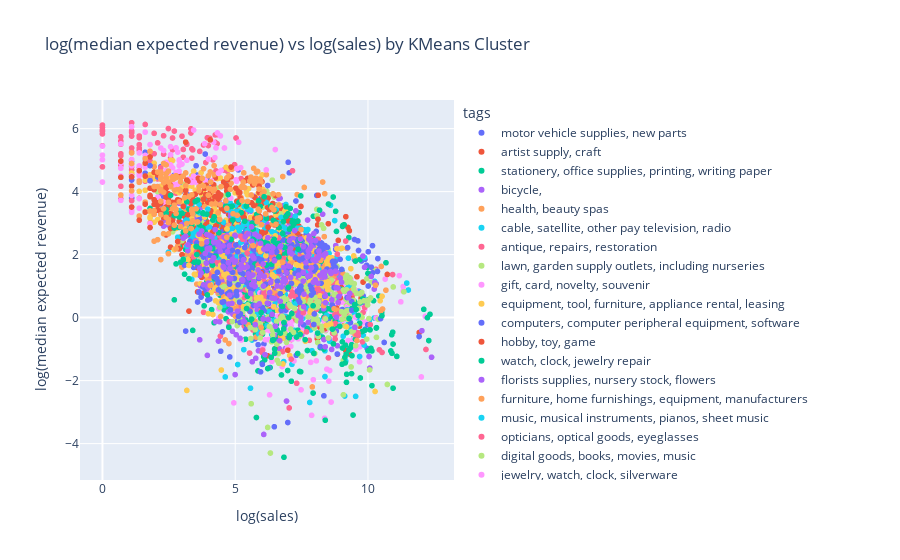

Notebook code for this chart:
### Code cell
fig = px.scatter(
    df, 
    x='record_count', 
    y='expected_revenue_median', 
    color='tags', 
    title='log(median expected revenue) vs log(sales) by KMeans Cluster', 
    labels={
        'record_count': 'log(sales)',
        'expected_revenue_median': 'log(median expected revenue)'
    },
    hover_data=['merchant_abn']
)

# Display plot
fig.show()

### Figure 1 — Plotly figure (JSON) as saved in the notebook; plotly's stock layout.template omitted (floating-point values rounded to 4 significant figures; data arrays with more than 128 entries replaced by an {"elided": "..."} marker saying what was removed)
{"data": [{"customdata": {"elided": "151x1 str values"}, "hovertemplate": "tags=motor vehicle supplies, new parts<br>log(sales)=%{x}<br>log(median expected revenue)=%{y}<br>merchant_abn=%{customdata[0]}<extra></extra>", "legendgroup": "motor vehicle supplies, new parts", "marker": {"color": "#636efa", "symbol": "circle"}, "mode": "markers", "name": "motor vehicle supplies, new parts", "showlegend": true, "type": "scattergl", "x": {"elided": "151 float values"}, "xaxis": "x", "y": {"elided": "151 float values"}, "yaxis": "y"}, {"customdata": {"elided": "193x1 str values"}, "hovertemplate": "tags=artist supply, craft<br>log(sales)=%{x}<br>log(median expected revenue)=%{y}<br>merchant_abn=%{customdata[0]}<extra></extra>", "legendgroup": "artist supply, craft", "marker": {"color": "#EF553B", "symbol": "circle"}, "mode": "markers", "name": "artist supply, craft", "showlegend": true, "type": "scattergl", "x": {"elided": "193 float values"}, "xaxis": "x", "y": {"elided": "193 float values"}, "yaxis": "y"}, {"customdata": {"elided": "161x1 str values"}, "hovertemplate": "tags=stationery, office supplies, printing, writing paper<br>log(sales)=%{x}<br>log(median expected revenue)=%{y}<br>merchant_abn=%{customdata[0]}<extra></extra>", "legendgroup": "stationery, office supplies, printing, writing paper", "marker": {"color": "#00cc96", "symbol": "circle"}, "mode": "markers", "name": "stationery, office supplies, printing, writing paper", "showlegend": true, "type": "scattergl", "x": {"elided": "161 float values"}, "xaxis": "x", "y": {"elided": "161 float values"}, "yaxis": "y"}, {"customdata": {"elided": "170x1 str values"}, "hovertemplate": "tags=bicycle,<br>log(sales)=%{x}<br>log(median expected revenue)=%{y}<br>merchant_abn=%{customdata[0]}<extra></extra>", "legendgroup": "bicycle,", "marker": {"color": "#ab63fa", "symbol": "circle"}, "mode": "markers", "name": "bicycle,", "showlegend": true, "type": "scattergl", "x": {"elided": "170 float values"}, "xaxis": "x", "y": {"elided": "170 float values"}, "yaxis": "y"}, {"customdata": {"elided": "164x1 str values"}, "hovertemplate": "tags=health, beauty spas<br>log(sales)=%{x}<br>log(median expected revenue)=%{y}<br>merchant_abn=%{customdata[0]}<extra></extra>", "legendgroup": "health, beauty spas", "marker": {"color": "#FFA15A", "symbol": "circle"}, "mode": "markers", "name": "health, beauty spas", "showlegend": true, "type": "scattergl", "x": {"elided": "164 float values"}, "xaxis": "x", "y": {"elided": "164 float values"}, "yaxis": "y"}, {"customdata": {"elided": "175x1 str values"}, "hovertemplate": "tags=cable, satellite, other pay television, radio<br>log(sales)=%{x}<br>log(median expected revenue)=%{y}<br>merchant_abn=%{customdata[0]}<extra></extra>", "legendgroup": "cable, satellite, other pay television, radio", "marker": {"color": "#19d3f3", "symbol": "circle"}, "mode": "markers", "name": "cable, satellite, other pay television, radio", "showlegend": true, "type": "scattergl", "x": {"elided": "175 float values"}, "xaxis": "x", "y": {"elided": "175 float values"}, "yaxis": "y"}, {"customdata": {"elided": "129x1 str values"}, "hovertemplate": "tags=antique, repairs, restoration<br>log(sales)=%{x}<br>log(median expected revenue)=%{y}<br>merchant_abn=%{customdata[0]}<extra></extra>", "legendgroup": "antique, repairs, restoration", "marker": {"color": "#FF6692", "symbol": "circle"}, "mode": "markers", "name": "antique, repairs, restoration", "showlegend": true, "type": "scattergl", "x": {"elided": "129 float values"}, "xaxis": "x", "y": {"elided": "129 float values"}, "yaxis": "y"}, {"customdata": {"elided": "153x1 str values"}, "hovertemplate": "tags=lawn, garden supply outlets, including nurseries<br>log(sales)=%{x}<br>log(median expected revenue)=%{y}<br>merchant_abn=%{customdata[0]}<extra></extra>", "legendgroup": "lawn, garden supply outlets, including nurseries", "marker": {"color": "#B6E880", "symbol": "circle"}, "mode": "markers", "name": "lawn, garden supply outlets, including nurseries", "showlegend": true, "type": "scattergl", "x": {"elided": "153 float values"}, "xaxis": "x", "y": {"elided": "153 float values"}, "yaxis": "y"}, {"customdata": {"elided": "182x1 str values"}, "hovertemplate": "tags=gift, card, novelty, souvenir<br>log(sales)=%{x}<br>log(median expected revenue)=%{y}<br>merchant_abn=%{customdata[0]}<extra></extra>", "legendgroup": "gift, card, novelty, souvenir", "marker": {"color": "#FF97FF", "symbol": "circle"}, "mode": "markers", "name": "gift, card, novelty, souvenir", "showlegend": true, "type": "scattergl", "x": {"elided": "182 float values"}, "xaxis": "x", "y": {"elided": "182 float values"}, "yaxis": "y"}, {"customdata": {"elided": "134x1 str values"}, "hovertemplate": "tags=equipment, tool, furniture, appliance rental, leasing<br>log(sales)=%{x}<br>log(median expected revenue)=%{y}<br>merchant_abn=%{customdata[0]}<extra></extra>", "legendgroup": "equipment, tool, furniture, appliance rental, leasing", "marker": {"color": "#FECB52", "symbol": "circle"}, "mode": "markers", "name": "equipment, tool, furniture, appliance rental, leasing", "showlegend": true, "type": "scattergl", "x": {"elided": "134 float values"}, "xaxis": "x", "y": {"elided": "134 float values"}, "yaxis": "y"}, {"customdata": {"elided": "181x1 str values"}, "hovertemplate": "tags=computers, computer peripheral equipment, software<br>log(sales)=%{x}<br>log(median expected revenue)=%{y}<br>merchant_abn=%{customdata[0]}<extra></extra>", "legendgroup": "computers, computer peripheral equipment, software", "marker": {"color": "#636efa", "symbol": "circle"}, "mode": "markers", "name": "computers, computer peripheral equipment, software", "showlegend": true, "type": "scattergl", "x": {"elided": "181 float values"}, "xaxis": "x", "y": {"elided": "181 float values"}, "yaxis": "y"}, {"customdata": {"elided": "142x1 str values"}, "hovertemplate": "tags=hobby, toy, game<br>log(sales)=%{x}<br>log(median expected revenue)=%{y}<br>merchant_abn=%{customdata[0]}<extra></extra>", "legendgroup": "hobby, toy, game", "marker": {"color": "#EF553B", "symbol": "circle"}, "mode": "markers", "name": "hobby, toy, game", "showlegend": true, "type": "scattergl", "x": {"elided": "142 float values"}, "xaxis": "x", "y": {"elided": "142 float values"}, "yaxis": "y"}, {"customdata": {"elided": "170x1 str values"}, "hovertemplate": "tags=watch, clock, jewelry repair<br>log(sales)=%{x}<br>log(median expected revenue)=%{y}<br>merchant_abn=%{customdata[0]}<extra></extra>", "legendgroup": "watch, clock, jewelry repair", "marker": {"color": "#00cc96", "symbol": "circle"}, "mode": "markers", "name": "watch, clock, jewelry repair", "showlegend": true, "type": "scattergl", "x": {"elided": "170 float values"}, "xaxis": "x", "y": {"elided": "170 float values"}, "yaxis": "y"}, {"customdata": {"elided": "180x1 str values"}, "hovertemplate": "tags=florists supplies, nursery stock, flowers<br>log(sales)=%{x}<br>log(median expected revenue)=%{y}<br>merchant_abn=%{customdata[0]}<extra></extra>", "legendgroup": "florists supplies, nursery stock, flowers", "marker": {"color": "#ab63fa", "symbol": "circle"}, "mode": "markers", "name": "florists supplies, nursery stock, flowers", "showlegend": true, "type": "scattergl", "x": {"elided": "180 float values"}, "xaxis": "x", "y": {"elided": "180 float values"}, "yaxis": "y"}, {"customdata": {"elided": "182x1 str values"}, "hovertemplate": "tags=furniture, home furnishings, equipment, manufacturers<br>log(sales)=%{x}<br>log(median expected revenue)=%{y}<br>merchant_abn=%{customdata[0]}<extra></extra>", "legendgroup": "furniture, home furnishings, equipment, manufacturers", "marker": {"color": "#FFA15A", "symbol": "circle"}, "mode": "markers", "name": "furniture, home furnishings, equipment, manufacturers", "showlegend": true, "type": "scattergl", "x": {"elided": "182 float values"}, "xaxis": "x", "y": {"elided": "182 float values"}, "yaxis": "y"}, {"customdata": {"elided": "167x1 str values"}, "hovertemplate": "tags=music, musical instruments, pianos, sheet music<br>log(sales)=%{x}<br>log(median expected revenue)=%{y}<br>merchant_abn=%{customdata[0]}<extra></extra>", "legendgroup": "music, musical instruments, pianos, sheet music", "marker": {"color": "#19d3f3", "symbol": "circle"}, "mode": "markers", "name": "music, musical instruments, pianos, sheet music", "showlegend": true, "type": "scattergl", "x": {"elided": "167 float values"}, "xaxis": "x", "y": {"elided": "167 float values"}, "yaxis": "y"}, {"customdata": {"elided": "151x1 str values"}, "hovertemplate": "tags=opticians, optical goods, eyeglasses<br>log(sales)=%{x}<br>log(median expected revenue)=%{y}<br>merchant_abn=%{customdata[0]}<extra></extra>", "legendgroup": "opticians, optical goods, eyeglasses", "marker": {"color": "#FF6692", "symbol": "circle"}, "mode": "markers", "name": "opticians, optical goods, eyeglasses", "showlegend": true, "type": "scattergl", "x": {"elided": "151 float values"}, "xaxis": "x", "y": {"elided": "151 float values"}, "yaxis": "y"}, {"customdata": {"elided": "195x1 str values"}, "hovertemplate": "tags=digital goods, books, movies, music<br>log(sales)=%{x}<br>log(median expected revenue)=%{y}<br>merchant_abn=%{customdata[0]}<extra></extra>", "legendgroup": "digital goods, books, movies, music", "marker": {"color": "#B6E880", "symbol": "circle"}, "mode": "markers", "name": "digital goods, books, movies, music", "showlegend": true, "type": "scattergl", "x": {"elided": "195 float values"}, "xaxis": "x", "y": {"elided": "195 float values"}, "yaxis": "y"}, {"customdata": [["16377211887"], ["23812847062"], ["30769373086"], ["33068332703"], ["36105696102"], ["38918664617"], ["43083074133"], ["86201937910"], ["86791380020"], ["93267734067"], ["99022662131"], ["10881038707"], ["11134994590"], ["12983555508"], ["55092047467"], ["64648788229"], ["74959624448"], ["75265429612"], ["81548651453"], ["19492220327"], ["24526454463"], ["39700611505"], ["46537010521"], ["46898641989"], ["65276790047"], ["67213521157"], ["69184324876"], ["72760991600"], ["99473039626"], ["21158149109"], ["28449116125"], ["29505435279"], ["30900210196"], ["38049816588"], ["44345785419"], ["58495294020"], ["59039508122"], ["77334889816"], ["10165489824"], ["12240378188"], ["24674067743"], ["28639309109"], ["29253286472"], ["29623808496"], ["47441593515"], ["55555661470"], ["86621434137"], ["10596295795"], ["15043504837"], ["20233857661"], ["41331227038"], ["57860746842"], ["80837517456"], ["86744504251"], ["19340071232"], ["24212300522"], ["49514806178"], ["65168284301"], ["69893361647"], ["78949485914"], ["79143633916"], ["86889657711"], ["93110588804"], ["93263170091"], ["97590358496"], ["11800043583"], ["14530561097"], ["23709946765"], ["26793253394"], ["29027010572"], ["32493270774"], ["37815517789"], ["53829845678"], ["56806164521"], ["62688594508"], ["64143552561"], ["66228393506"], ["82736268897"], ["85626017907"], ["16156289887"], ["21073645356"], ["21263722044"], ["21350600012"], ["25707254891"], ["34455283435"], ["36502394145"], ["43838212570"], ["51087215585"], ["65959377833"], ["90918180829"], ["93378757859"]], "hovertemplate": "tags=jewelry, watch, clock, silverware<br>log(sales)=%{x}<br>log(median expected revenue)=%{y}<br>merchant_abn=%{customdata[0]}<extra></extra>", "legendgroup": "jewelry, watch, clock, silverware", "marker": {"color": "#FF97FF", "symbol": "circle"}, "mode": "markers", "name": "jewelry, watch, clock, silverware", "showlegend": true, "type": "scattergl", "x": [2.079, 4.234, 1.792, 1.386, 3.829, 2.197, 4.727, 1.099, 0.6931, 0, 3.85, 1.609, 4.111, 1.609, 2.708, 1.099, 2.639, 2.565, 1.386, 6.509, 1.099, 2.079, 0, 4.828, 3.714, 0.6931, 2.485, 2.773, 3.258, 2.89, 5.05, 2.89, 2.833, 2.565, 4.331, 4.277, 3.989, 3.434, 1.386, 2.398, 2.89, 5.176, 5.204, 1.099, 1.386, 1.386, 0.6931, 4.443, 5.13, 0.6931, 3.526, 4.595, 2.773, 3.871, 1.386, 0, 2.398, 2.303, 2.996, 3.466, 3.367, 4.19, 2.833, 0.6931, 3.434, 2.398, 5.03, 5.063, 2.565, 1.386, 4.466, 1.792, 2.079, 2.996, 0, 1.099, 4.369, 2.303, 2.89, 1.386, 2.89, 3.584, 1.609, 3.638, 1.099, 3.258, 3.611, 1.386, 1.099, 6.168, 3.178], "xaxis": "x", "y": [3.824, 5.079, 2.988, 5.228, 4.17, 5.384, 4.466, 4.493, 4.492, 5.014, 5.521, 5.888, 4.337, 4.777, 4.223, 3.341, 4.758, 5.427, 4.337, 5.335, 4.822, 4.489, 5.158, 3.794, 4.419, 5.515, 4.589, 5.39, 4.394, 3.682, 4.326, 4.649, 4.238, 5.171, 5.863, 5.386, 5.033, 4.491, 4.704, 4.933, 4.831, 0.7191, 4.761, 3.881, 4.815, 4.51, 4.911, 5.769, 5.567, 4.742, 4.303, 5.385, 4.615, 4.361, 3.778, 5.445, 4.207, 5.305, 3.316, 4.309, 4.291, 5.567, 5.254, 3.724, 5.954, 4.666, 4.377, 4.728, 4.848, 4.591, 4.67, 5.492, 4.158, 4.875, 4.304, 6.057, 4.585, 3.668, 5.005, 3.473, 4.982, 4.331, 5.15, 4.387, 5.011, 3.628, 4.452, 4.362, 3.406, 4.69, 4.996], "yaxis": "y"}, {"customdata": {"elided": "164x1 str values"}, "hovertemplate": "tags=books, periodicals, newspapers<br>log(sales)=%{x}<br>log(median expected revenue)=%{y}<br>merchant_abn=%{customdata[0]}<extra></extra>", "legendgroup": "books, periodicals, newspapers", "marker": {"color": "#FECB52", "symbol": "circle"}, "mode": "markers", "name": "books, periodicals, newspapers", "showlegend": true, "type": "scattergl", "x": {"elided": "164 float values"}, "xaxis": "x", "y": {"elided": "164 float values"}, "yaxis": "y"}, {"customdata": {"elided": "191x1 str values"}, "hovertemplate": "tags=computer programming, data processing, integrated systems design<br>log(sales)=%{x}<br>log(median expected revenue)=%{y}<br>merchant_abn=%{customdata[0]}<extra></extra>", "legendgroup": "computer programming, data processing, integrated systems design", "marker": {"color": "#636efa", "symbol": "circle"}, "mode": "markers", "name": "computer programming, data processing, integrated systems design", "showlegend": true, "type": "scattergl", "x": {"elided": "191 float values"}, "xaxis": "x", "y": {"elided": "191 float values"}, "yaxis": "y"}, {"customdata": [["17476208631"], ["18905299698"], ["21755625204"], ["22883189698"], ["31400548982"], ["58420836090"], ["65415777658"], ["67264251405"], ["73792600690"], ["74337286955"], ["86710922099"], ["90976587185"], ["94951665897"], ["95824231566"], ["14626521979"], ["31337247877"], ["31471844679"], ["36628336616"], ["42077919948"], ["43801715289"], ["46079095809"], ["46429297007"], ["55661978105"], ["60123474601"], ["76183421494"], ["76818455401"], ["97598804219"], ["98253764162"], ["99785979138"], ["22248828825"], ["26788127465"], ["32873803804"], ["41686800806"], ["43437492698"], ["47103021057"], ["47422313909"], ["48624093501"], ["52266154043"], ["52969453577"], ["61675439608"], ["66069111675"], ["74116888698"], ["77747303845"], ["80779713037"], ["93096883450"], ["11149063370"], ["15795298692"], ["20352820919"], ["25737175575"], ["27851049264"], ["41305045812"], ["44344566262"], ["45907060380"], ["72361927236"], ["76094539803"], ["77924688488"], ["96141360246"], ["99807059634"], ["11975295389"], ["27014190836"], ["32021853619"], ["34564250941"], ["35787272183"], ["37106509177"], ["39469369640"], ["49285644021"], ["51390118767"], ["52034783403"], ["70580157002"], ["84228395458"], ["87076215407"], ["87915290368"], ["89133730546"], ["17208085375"], ["27518736748"], ["63907965541"], ["28490495118"], ["32566134208"], ["35260204943"], ["42454170286"], ["42665580539"], ["58680132589"], ["79377496749"], ["93113531213"], ["10739268011"], ["17611272180"], ["19401969640"], ["20781273791"], ["22019281430"], ["28159278322"], ["42392117775"], ["44527459864"], ["47797405944"], ["53300696557"], ["56945094143"], ["59079680636"], ["68233865253"], ["73463200282"], ["88745863985"], ["98166254020"], ["99776743787"], ["20803442676"], ["27397535742"], ["44539609516"], ["48220830699"], ["57223200264"], ["60641607697"], ["66522814831"], ["78908309708"], ["80067991455"], ["95005191321"], ["99420575685"]], "hovertemplate": "tags=art dealers, galleries<br>log(sales)=%{x}<br>log(median expected revenue)=%{y}<br>merchant_abn=%{customdata[0]}<extra></extra>", "legendgroup": "art dealers, galleries", "marker": {"color": "#EF553B", "symbol": "circle"}, "mode": "markers", "name": "art dealers, galleries", "showlegend": true, "type": "scattergl", "x": [4.19, 5.883, 1.792, 1.792, 1.792, 5.124, 1.609, 0.6931, 5.176, 2.485, 8.119, 3.611, 3.135, 2.639, 1.099, 4.682, 5.464, 5.187, 3.638, 5.823, 5.024, 2.485, 5.697, 4.844, 3.892, 3.135, 4.143, 5.389, 1.946, 4.564, 2.197, 5.063, 2.303, 2.079, 2.639, 3.85, 6.633, 1.946, 3.219, 4.357, 4.357, 2.565, 3.219, 4.663, 5.74, 4.06, 3.664, 2.89, 2.89, 5.945, 6.038, 2.89, 4.71, 5.743, 1.946, 6.004, 1.792, 2.398, 2.639, 3.912, 2.398, 6.532, 3.219, 5.897, 2.079, 5.124, 1.946, 2.833, 3.912, 3.332, 5.849, 4.454, 0.6931, 6.238, 1.609, 5.242, 4.127, 4.007, 4.304, 2.079, 4.673, 2.079, 5.9, 1.792, 1.609, 3.332, 2.197, 2.565, 1.099, 5.338, 2.303, 4.06, 1.609, 3.497, 4.844, 1.946, 3.135, 4.844, 1.386, 8.126, 1.099, 2.485, 5.293, 2.833, 3.689, 5.984, 1.946, 3.807, 1.386, 3.178, 3.045, 2.398], "xaxis": "x", "y": [4.219, 3.629, 4.107, 3.839, 5.101, 4.017, 3.603, 4.969, 3.972, 3.768, 3.123, 4.422, 4.033, 3.008, 3.511, 4.025, 4.419, 3.795, 2.084, 3.173, 4.109, 3.112, 3.558, 3.083, 3.905, 2.589, 2.708, 4.348, 3.594, 4.304, 3.641, 3.697, 4.021, 3.581, 3.105, 4.103, 2.884, 4.133, 2.638, 3.766, 3.872, 3.299, 3.266, 4.155, 3.165, 5.642, 4.336, 2.18, 3.727, 3.156, 3.762, 3.055, 4.375, 3.819, 4.102, 2.712, 3.879, 4.099, 3.507, 2.621, 3.842, 3.008, 4.322, 4.172, 4.529, 3.969, 4.064, 3.741, 4.205, 3.621, 3.248, 3.893, 4.454, 2.872, 3.348, 3.329, 3.688, 3.835, 2.929, 3.637, 4.19, 3.411, 3.196, 2.86, 4.903, 3.84, 3.677, 4.198, 4.467, 3.176, 4.044, 3.974, 4.494, 3.917, 4.779, 3.74, 5.571, 4.468, 4.664, 3.885, 4.174, 3.495, 3.301, 2.418, 3.978, 1.428, 4.612, 3.76, 3.093, 4.366, 3.53, 4.19], "yaxis": "y"}, {"customdata": {"elided": "178x1 str values"}, "hovertemplate": "tags=tent, awning<br>log(sales)=%{x}<br>log(median expected revenue)=%{y}<br>merchant_abn=%{customdata[0]}<extra></extra>", "legendgroup": "tent, awning", "marker": {"color": "#00cc96", "symbol": "circle"}, "mode": "markers", "name": "tent, awning", "showlegend": true, "type": "scattergl", "x": {"elided": "178 float values"}, "xaxis": "x", "y": {"elided": "178 float values"}, "yaxis": "y"}, {"customdata": {"elided": "185x1 str values"}, "hovertemplate": "tags=shoe<br>log(sales)=%{x}<br>log(median expected revenue)=%{y}<br>merchant_abn=%{customdata[0]}<extra></extra>", "legendgroup": "shoe", "marker": {"color": "#ab63fa", "symbol": "circle"}, "mode": "markers", "name": "shoe", "showlegend": true, "type": "scattergl", "x": {"elided": "185 float values"}, "xaxis": "x", "y": {"elided": "185 float values"}, "yaxis": "y"}, {"customdata": [["32173481131"], ["32934378210"], ["35754571357"], ["43828324372"], ["43833568675"], ["45875784130"], ["47192976569"], ["61310985405"], ["70814127470"], ["82465857700"], ["88999491954"], ["91426391836"], ["97088280855"], ["12182018430"], ["43454001249"], ["46471185478"], ["59659309503"], ["71361928741"], ["78403451584"], ["92482981458"], ["92693781303"], ["96806981644"], ["98400051901"], ["20836895545"], ["21166782413"], ["25228131129"], ["35267193658"], ["36961482719"], ["41704070214"], ["56191979620"], ["61085944703"], ["62692834922"], ["72064300998"], ["74874670528"], ["78040474274"], ["82642449321"], ["85444000471"], ["93740493847"], ["95594775419"], ["97089682451"], ["20549656225"], ["43426057710"], ["53415858879"], ["63975991689"], ["67920961191"], ["68874243493"], ["69133284840"], ["69431337574"], ["73376110977"], ["75289356942"], ["76117653301"], ["76419655212"], ["77990807356"], ["82329510503"], ["93932766844"], ["97638827169"], ["12161076724"], ["15457638036"], ["16143938351"], ["17073441842"], ["19458945909"], ["20017721725"], ["25624067782"], ["29166700531"], ["31153557593"], ["31552582037"], ["51479541036"], ["58899084497"], ["59274084898"], ["61941120453"], ["66748498849"], ["70754621933"], ["71475747855"], ["80116239104"], ["81836621910"], ["82545351270"], ["85449177396"], ["88652114856"], ["89618228232"], ["90522979771"], ["95938358124"], ["97860823526"], ["48290289285"], ["49069349536"], ["54790190524"], ["55407818029"], ["56018978883"], ["60470122582"], ["72758063852"], ["80932809713"], ["92596271102"], ["93260930990"], ["20497101151"], ["26763947687"], ["34621449599"], ["45237488374"], ["52388886012"], ["56766066037"], ["91062920626"], ["19633197919"], ["22926973508"], ["35911782646"], ["36461610866"], ["37351880405"], ["40084144447"], ["43930439013"], ["49784932478"], ["51294980477"], ["62924351636"], ["70805280228"], ["80347921120"], ["82044452251"], ["87203239896"], ["88848010071"], ["93720983561"], ["16002602393"], ["17799557745"], ["30780133873"], ["50589958690"], ["72897360319"], ["73973714129"], ["82368304209"], ["91218779711"], ["95037235405"], ["98020727651"]], "hovertemplate": "tags=telecom<br>log(sales)=%{x}<br>log(median expected revenue)=%{y}<br>merchant_abn=%{customdata[0]}<extra></extra>", "legendgroup": "telecom", "marker": {"color": "#FFA15A", "symbol": "circle"}, "mode": "markers", "name": "telecom", "showlegend": true, "type": "scattergl", "x": [4.762, 3.807, 3.367, 2.565, 5.727, 2.708, 3.738, 5.9, 1.099, 2.639, 1.386, 3.367, 5.257, 1.792, 2.944, 3.584, 4.92, 6.144, 3.761, 3.401, 3.135, 2.485, 4.466, 2.197, 3.178, 8.725, 3.135, 4.82, 2.944, 4.06, 5.784, 5.844, 1.609, 5.864, 2.485, 3.638, 2.197, 2.708, 1.946, 4.682, 5.595, 3.332, 4.174, 2.079, 5.838, 5.464, 2.197, 1.946, 4.419, 2.197, 2.398, 2.485, 6.384, 2.197, 3.135, 3.258, 3.367, 1.386, 4.06, 5.308, 2.773, 2.89, 5.666, 1.946, 2.079, 2.398, 4.22, 1.946, 5.919, 2.303, 2.485, 4.263, 1.099, 3.807, 5.908, 6.458, 4.111, 5.606, 1.099, 5.746, 4.682, 6.425, 5.991, 5.673, 2.773, 4.078, 2.773, 4.644, 3.989, 3.989, 2.485, 7.601, 5.357, 3.091, 5.252, 2.708, 3.526, 0.6931, 2.485, 5.826, 4.007, 6.534, 5.075, 2.303, 2.303, 5.549, 2.197, 2.079, 3.367, 4.682, 2.303, 6.787, 5.974, 2.197, 2.398, 1.792, 2.773, 2.303, 7.48, 6.668, 4.06, 8.372, 2.944, 2.485, 3.401], "xaxis": "x", "y": [4.503, 4.177, 3.44, 4.175, 4.252, 4.416, 2.341, 4.08, 4.894, 3.46, 4.295, 3.9, 3.715, 3.386, 4.315, 3.037, 3.299, 3.292, 4.423, 3.071, 4.595, 4.652, 4.157, 4.396, 2.987, 0.2783, 2.754, 4.075, 2.888, 4.091, 4.427, 4.641, 5.047, 3.444, 3.115, 4.03, 4.621, 3.571, 4.163, 3.47, 4.461, 2.829, 4.019, 4.16, 3.158, 3.689, 4.066, 3.28, 3.113, 3.267, 4.847, 2.027, 3.497, 1.842, 4.195, 3.842, 3.38, 4.336, 4.625, 4.305, 3.307, 3.677, 4.401, 2.427, 2.474, 4.565, 4.075, 3.393, 3.169, 2.663, 2.662, 3.616, 4.024, 4.727, 3.389, 3.422, 3.606, 3.892, 5.228, 4.319, 2.552, 3.928, 2.947, 2.285, 4.503, 4.305, 3.441, 3.708, 4.502, 3.887, 3.661, 4.133, 4.126, 3.808, 4.134, 2.934, 3.454, 3.892, 3.016, 3.049, 4.11, 2.961, 3.249, 4.893, 4.281, 4.337, 4.465, 4.621, 3.028, 4.433, 3.978, 1.759, -0.3132, 3.694, 3.185, 5.28, 2.183, 3.458, 2.795, 3.565, 1.018, 3.934, 4.438, 4.304, 3.298], "yaxis": "y"}], "layout": {"legend": {"title": {"text": "tags"}, "tracegroupgap": 0}, "title": {"text": "log(median expected revenue) vs log(sales) by KMeans Cluster"}, "xaxis": {"anchor": "y", "domain": [0, 1], "title": {"text": "log(sales)"}}, "yaxis": {"anchor": "x", "domain": [0, 1], "title": {"text": "log(median expected revenue)"}}}}
